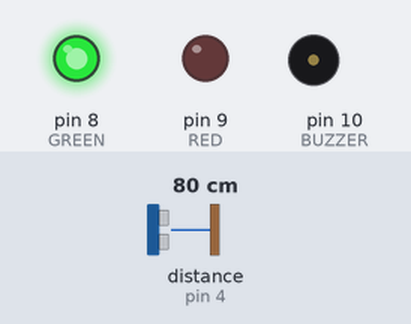
Simulated run of this sketch. Board: Arduino Uno, built with avr-gcc and run on an emulated ATmega328P. Shown: output pins drawn as LEDs (lit = HIGH), buzzer (waves = sounding). Wiring (inferred from the names in the program): ultrasonic range finder: trigger pin 2; echo pin 4. Inputs (shaded band) come from the test bench; at power-on: distance to the obstacle (sensor on pin 4) 80 cm. The echo pulse lasts 58.3 µs per cm; pins used as bus, display or sensor lines are not drawn.

Above: at 2.2 s.
2.3 s: distance to the obstacle (sensor on pin 4) set to 23 cm
3.8 s: distance to the obstacle (sensor on pin 4) set to 19 cm
At 4.6 s:
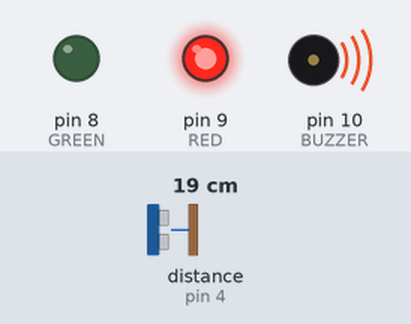
At 5.3 s:
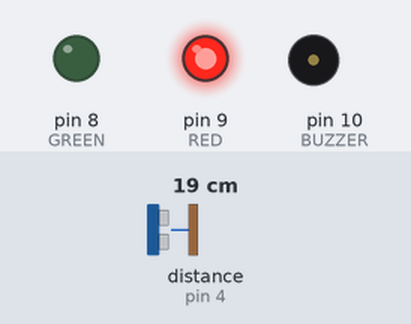
Timing chart, 0 to 6.8 s (numbered marks = the images above; inputs shaded):
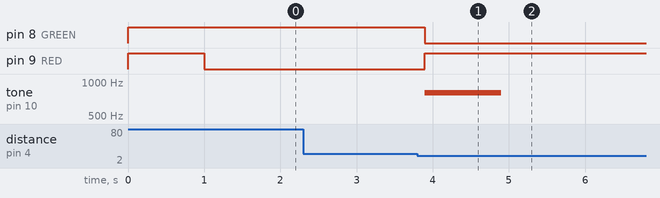

The sketch:

Industrial_QC_System.ino
```cpp
const int TRIG = 2, ECHO = 4, GREEN = 8, RED = 9, BUZZER = 10;
const int SENSOR_HEIGHT = 20;
bool alertTriggered = false;

void setup() {
  Serial.begin(9600); // We use Serial Monitor for background data
  pinMode(TRIG, OUTPUT); pinMode(ECHO, INPUT);
  pinMode(GREEN, OUTPUT); pinMode(RED, OUTPUT); pinMode(BUZZER, OUTPUT);

  // System Health Check: Flash lights
  digitalWrite(GREEN, HIGH); digitalWrite(RED, HIGH);
  delay(1000);
  digitalWrite(GREEN, LOW); digitalWrite(RED, LOW);
}

void loop() {
  digitalWrite(TRIG, LOW); delayMicroseconds(2);
  digitalWrite(TRIG, HIGH); delayMicroseconds(10);
  digitalWrite(TRIG, LOW);

  long duration = pulseIn(ECHO, HIGH);
  int distance = duration * 0.034 / 2;
  int itemHeight = SENSOR_HEIGHT - distance;

  // --- LEAN QUALITY LOGIC ---
  if (itemHeight >= 4 && itemHeight <= 8) { // SPEC: OK
    digitalWrite(GREEN, HIGH);
    digitalWrite(RED, LOW);
    noTone(BUZZER);
    alertTriggered = false;
  }
  else if (itemHeight >= 12 || (itemHeight >= 1 && itemHeight <= 3)) { // NON-CONFORM
    digitalWrite(GREEN, LOW);
    digitalWrite(RED, HIGH);

    if (!alertTriggered) {
      tone(BUZZER, 800); delay(1000); noTone(BUZZER);
      alertTriggered = true;
    }
  }
  else { // STANDBY (Table empty)
    digitalWrite(GREEN, HIGH); // Green stays on as "System Ready"
    digitalWrite(RED, LOW);
    alertTriggered = false;
  }
  delay(100);
}
```

Measured:
- the behaviour switches between 21 and 20 cm on distance to the obstacle (sensor on pin 4) (found by bisection; images 0 and 1)
- after the input at 2.3 s, every drawn part: stays the same
- after the input at 3.8 s, pin 8 (GREEN): HIGH → LOW after 0.10 s; pin 9 (RED): LOW → HIGH after 0.10 s; tone on pin 10 (BUZZER): silent → 800 Hz after 0.10 s, → silent 1.0 s later
